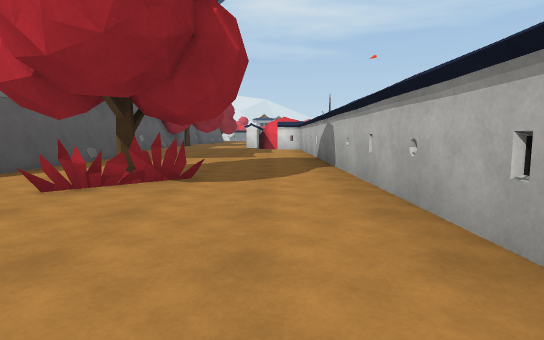
View 1 (above)

23 first-person views from a walk through a Unity game level. The camera is 1.2 m above the floor, tilts 6° down and sees 80° across. The floor is counted in squares, 2 m on a side. Each view is taken from the middle of a square. On the plan, view 1 faces up. The plan holds only what a view shows up to about 10 squares ahead; the rest is blank. The place goes on beyond the plan. The player character is not drawn. Some surface patterns are stand-ins.

View 2
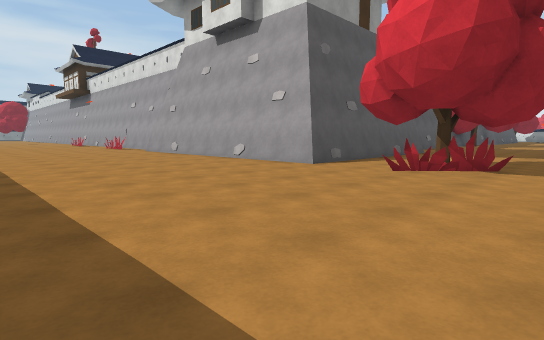

View 3
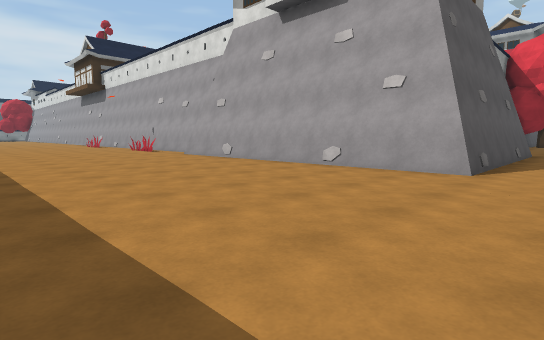

View 4
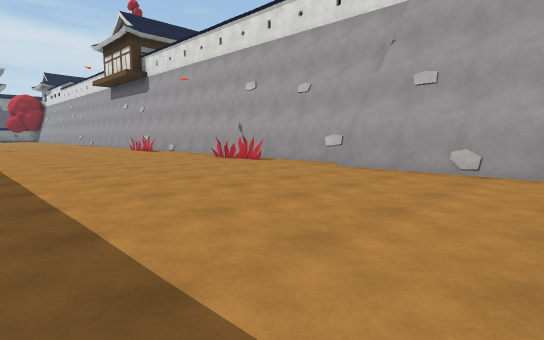

View 5
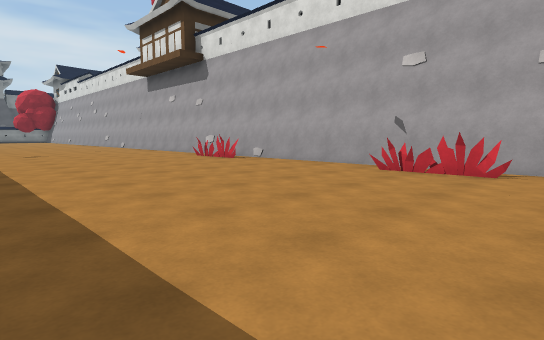

View 6
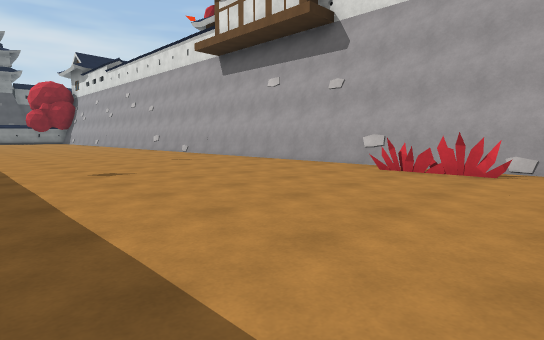

View 7
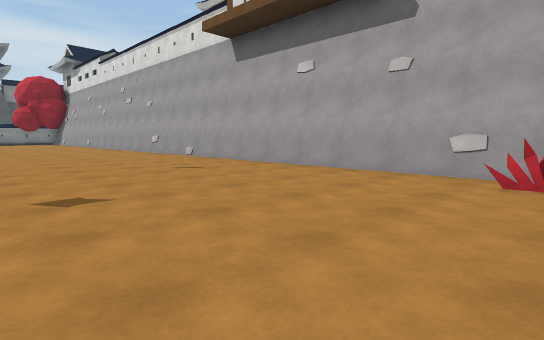

View 8
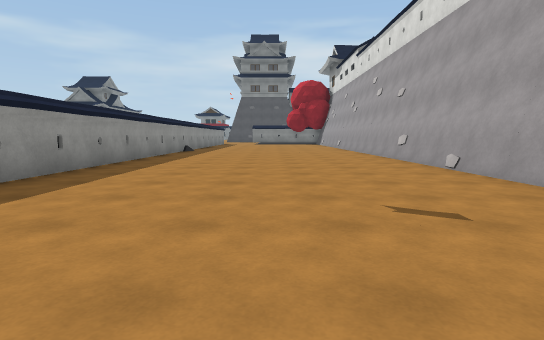

View 9
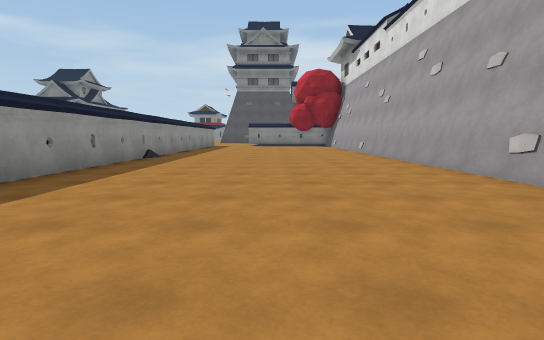

View 10
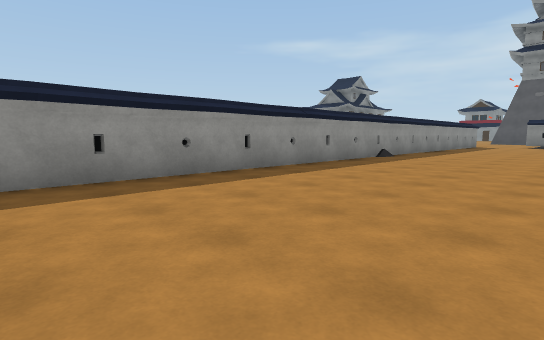

View 11
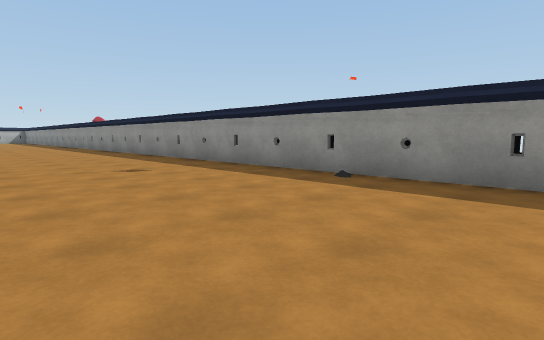

View 12
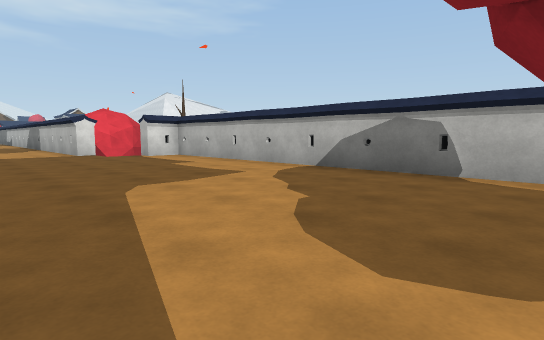

View 13
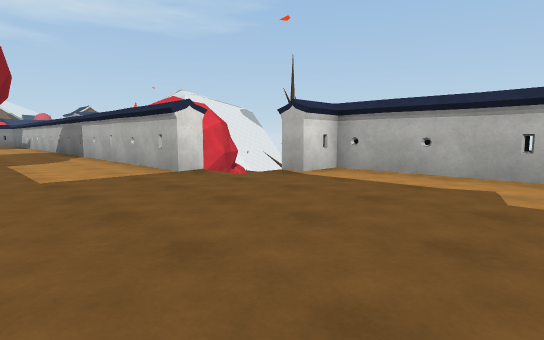

View 14
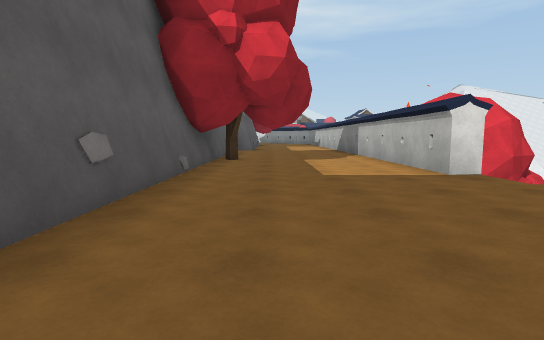

View 15
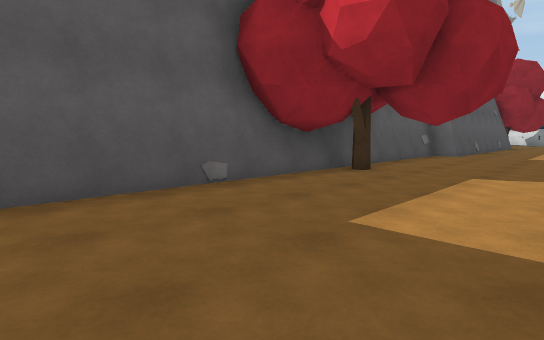

View 16
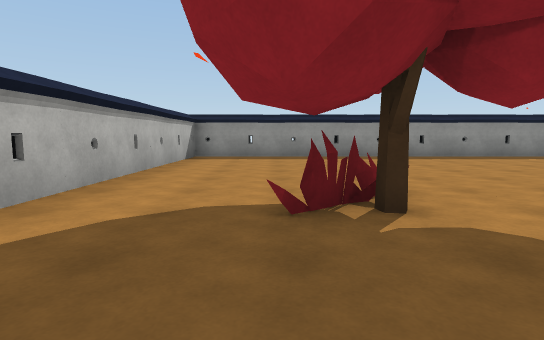

View 17
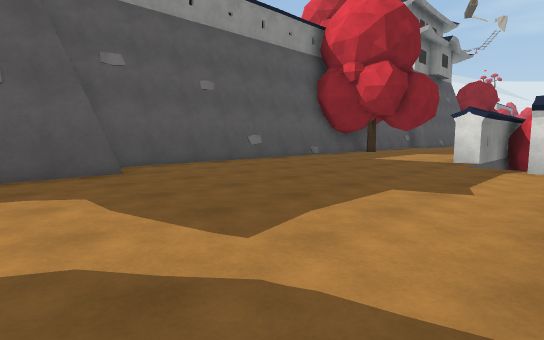

View 18
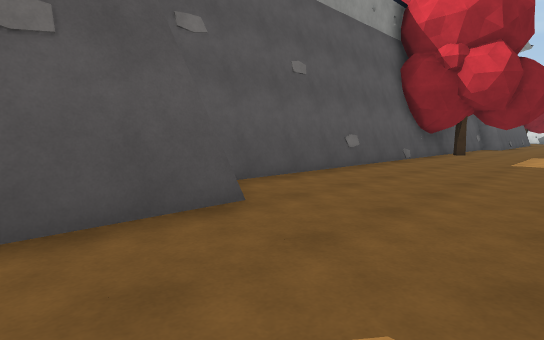

View 19
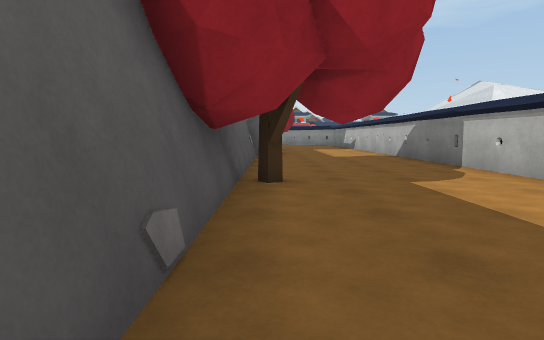

View 20
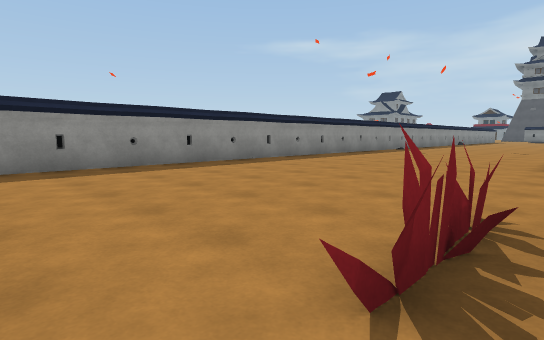

View 21
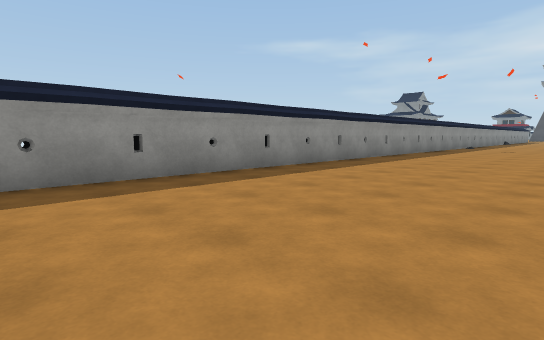

View 22
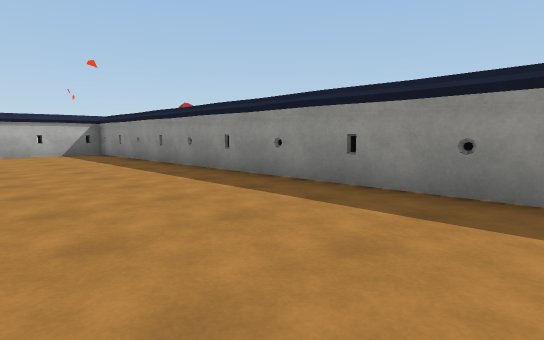

View 23
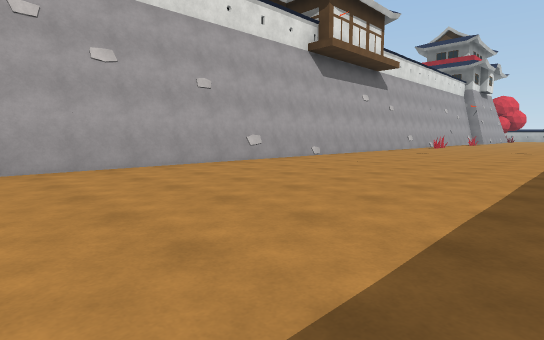

### Floor plan
Key: @ floor where view 1 was taken; # wall or solid block; . floor; T tower; R tree; O other object.
Columns run from 39 left of view 1 to 2 right of it. Each row starts with its distance up from view 1.
 25                                  #T...#
 24                                  #....#
 23                                  #....#
 22                                  #....#
 21                                  #....#
 20                                  #.#..#
 19                                  RR...#
 18                                 ##....#
 17                                 ##....#
 16                                 ##....#
 15                                 ##......##
 14                                 ##.......#
 13                                 ##.......#
 12                                 ##.......#
 11                                  #.......#
 10                                  #.......#
  9                               TT ##......#
  8                                   #......#
  7                                   #......#
  6                                   #......#
  5 ############################      #..RO..#
  4 ................###...###..########......#
  3 .................O.....O.................#
  2 .........................................#
  1 .........................................#
  0 .......................................@.#
 -1 .........................................#
 -2 .........................................#
 -3 ##########################################

Positions as (right, up) in squares from view 1, and headings:
1: (0, 0), facing up
2: (0, -2), facing up-left
3: (-3, -2), facing up-left
4: (-9, -2), facing up-left
5: (-14, -2), facing up-left
6: (-20, -2), facing up-left
7: (-22, -1), facing up-left
8: (-25, 1), facing left
9: (-29, 1), facing left
10: (-29, 2), facing down-left
11: (-31, 2), facing down-right
12: (-4, 5), facing up-right
13: (-4, 11), facing up-right
14: (-4, 11), facing up
15: (-2, 14), facing up-left
16: (-1, 7), facing down
17: (1, 8), facing up-left
18: (-2, 8), facing up-left
19: (-5, 15), facing up
20: (-14, 4), facing down-left
21: (-11, 2), facing down-left
22: (-10, 1), facing down-right
23: (-39, -2), facing up-right
